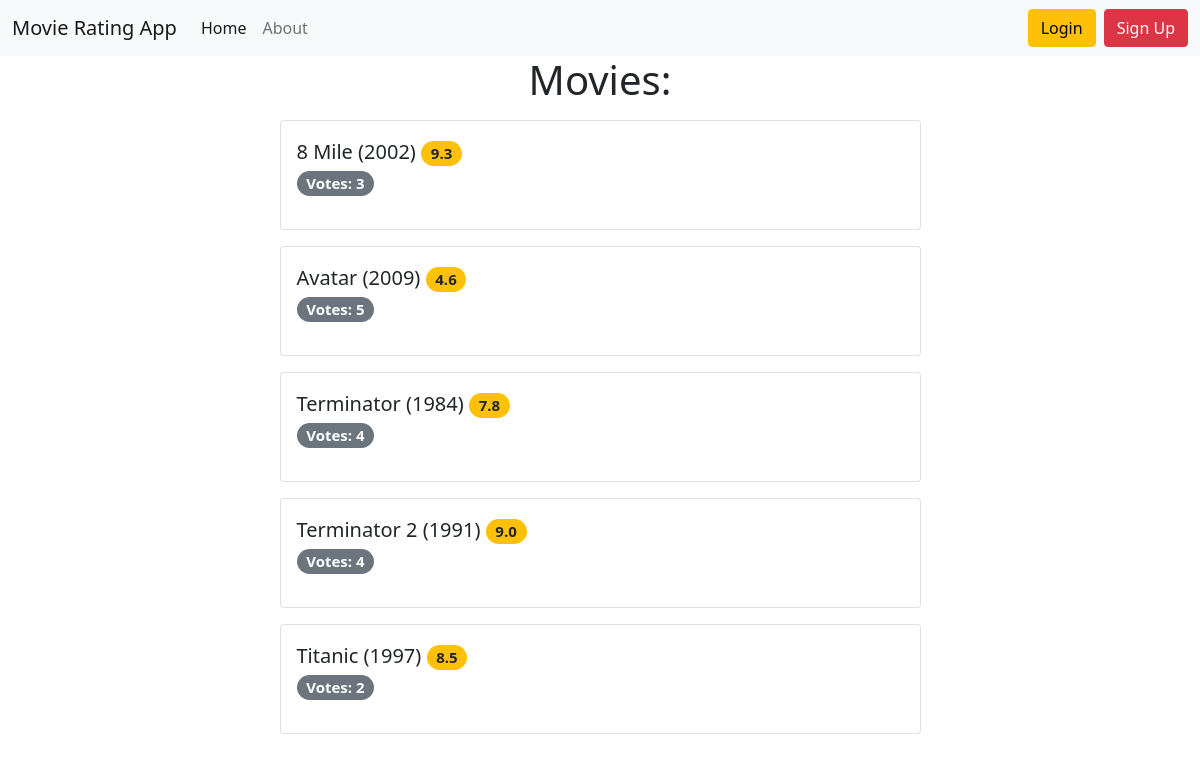
The page / on the database its author committed.
### movie_rating/models.py (models this page shows, shortened)
class Movie(models.Model):
    title = models.CharField(max_length=55, unique=True)
    slug = models.SlugField(unique=True)
    description = models.TextField()
    year = models.PositiveSmallIntegerField()
    country = models.CharField(max_length=20)
    is_active = models.BooleanField(default=True)
    @property
    def average_rating(self):
        return self.rating.filter(is_active=True).aggregate(Avg('rating'))['rating__avg']
    @property
    def count_votes(self):
        return self.rating.filter(is_active=True).aggregate(Count('rating'))['rating__count']
    class Meta:
        ordering = ['title']

### movie_rating/views.py (the view)
# urls.py: path('', HomePage.as_view(), name="home"),
class HomePage(ListView):
    model = Movie
    template_name = 'movie_rating/home.html'
    context_object_name = 'movies'
    def get_context_data(self, *, object_list=None, **kwargs):
        context = super().get_context_data(**kwargs)
        context['title'] = 'Home page'
        return context
    def get_queryset(self):
        return Movie.objects.filter(is_active=True)

### movie_rating/templates/movie_rating/home.html (shortened to what this page needs)
{% extends 'base.html' %}
{% load static %}
{% block content %}
<h1 class="text-center mb-3">
    Movies:
</h1>
{% if movies %}
{% for movie in movies %}
<div class="card mb-3">
    <div class="card-body">
        <p class="lead">
            {{ movie.title }} ({{ movie.year }})
            <span class="badge rounded-pill bg-warning text-dark">{{ movie.average_rating|floatformat:1 }}</span>
            <br><span class="badge rounded-pill bg-secondary">Votes: {{ movie.count_votes }}</span>
        </p>
    </div>
</div>
{% empty %}
There are no movies.
{% endfor %}
{% else %}
<p>No movies</p>
{% endif %}
{% endblock %}

### rows shown on the page
Movie: title "8 Mile", year "2002", average_rating "9.3", count_votes "3"
Movie: title "Avatar", year "2009", average_rating "4.6", count_votes "5"
Movie: title "Terminator", year "1984", average_rating "7.8", count_votes "4"
Movie: title "Terminator 2", year "1991", average_rating "9.0", count_votes "4"
Movie: title "Titanic", year "1997", average_rating "8.5", count_votes "2"
